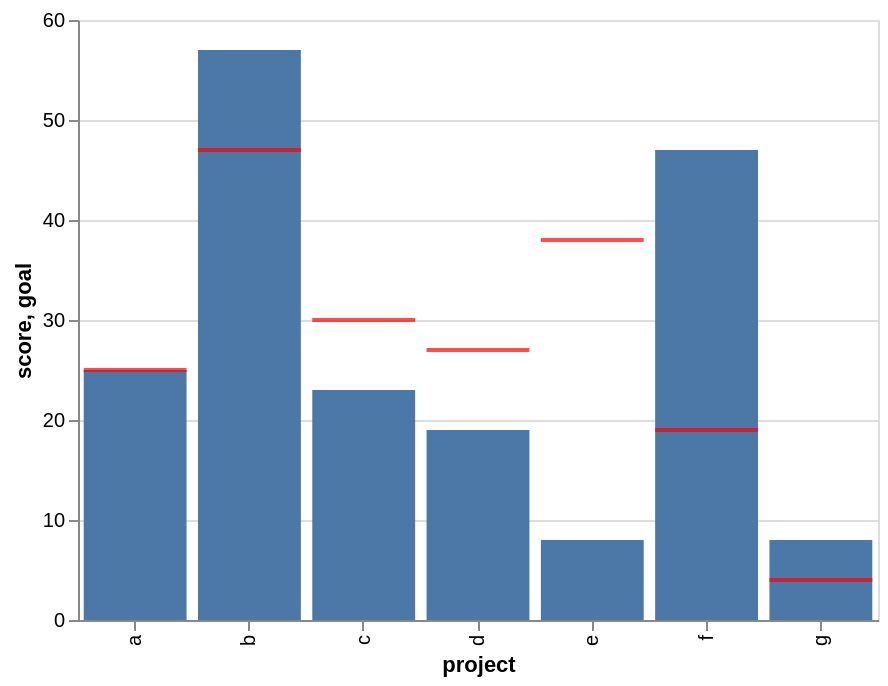

The specification (Vega-Lite) saved for this image:
### Vega-Lite specification from a JSON file in a GitHub repository (floating-point values rounded to 4 significant figures)
{"config": {"scale": {"rangeStep": 40}, "tick": {"bandSize": 35, "thickness": 2}, "view": {"height": 300, "width": 400}}, "layer": [{"encoding": {"y": {"title": "score", "field": "properties.score", "type": "quantitative"}, "x": {"title": "project", "field": "properties.project", "type": "nominal"}}, "mark": "bar"}, {"encoding": {"y": {"title": "goal", "field": "properties.goal", "type": "quantitative"}, "x": {"title": "project", "field": "properties.project", "type": "nominal"}}, "mark": {"color": "red", "type": "tick"}}], "data": {"values": {"features": [{"properties": {"project": "a", "score": 25, "goal": 25}, "geometry": {"coordinates": [125.6, 10.1], "type": "Point"}, "type": "Feature"}, {"properties": {"project": "b", "score": 57, "goal": 47}, "geometry": {"coordinates": [125.6, 10.1], "type": "Point"}, "type": "Feature"}, {"properties": {"project": "c", "score": 23, "goal": 30}, "geometry": {"coordinates": [125.6, 10.1], "type": "Point"}, "type": "Feature"}, {"properties": {"project": "d", "score": 19, "goal": 27}, "geometry": {"coordinates": [125.6, 10.1], "type": "Point"}, "type": "Feature"}, {"properties": {"project": "e", "score": 8, "goal": 38}, "geometry": {"coordinates": [125.6, 10.1], "type": "Point"}, "type": "Feature"}, {"properties": {"project": "f", "score": 47, "goal": 19}, "geometry": {"coordinates": [125.6, 10.1], "type": "Point"}, "type": "Feature"}, {"properties": {"project": "g", "score": 8, "goal": 4}, "geometry": {"coordinates": [125.6, 10.1], "type": "Point"}, "type": "Feature"}], "type": "FeatureCollection"}, "format": {"type": "json", "property": "features"}}, "$schema": "https://vega.github.io/schema/vega-lite/v2.4.1.json"}
